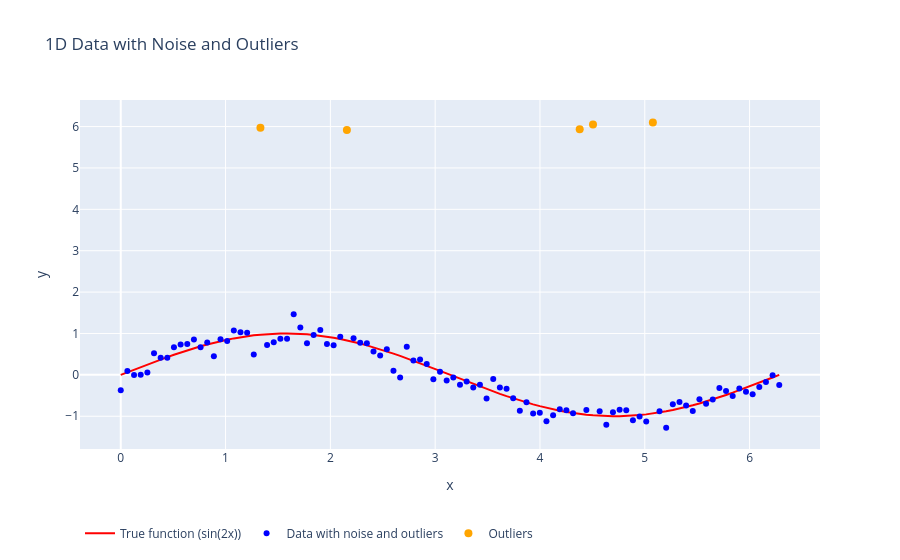

Notebook code cell kept with this figure:
### Code cell
# 1D Dataset Generation with Outliers
def generate_1d_data(func, n=100, noise_std=0.2, outlier_ratio=0.03):
    # Generate x values uniformly distributed between 0 and 2π
    x = np.linspace(0, 2 * np.pi, n)
    
    # True function: sine wave
    y_true = func(x)
    
    # Add Gaussian noise to y values
    y = y_true + np.random.normal(0, noise_std, x.shape[0])
    
    # Insert outliers
    n_outliers = int(n * outlier_ratio)
    outlier_indices = np.random.choice(n, n_outliers, replace=False)
    y[outlier_indices] = max(y_true) + 5 + np.random.uniform(-0.1, 0.1, n_outliers)
    
    return x, y, y_true, outlier_indices


# Generate 1D dataset with outliers
x, y, y_true, outlier_indices = generate_1d_data(np.sin, n=100, noise_std=0.2, outlier_ratio=0.05)

# Convert the data to numpy arrays for Plotly
x = x
y = y
y_true = y_true
outliers_x = x[outlier_indices]
outliers_y = y[outlier_indices]

# Create traces for plotly
true_func_trace = go.Scatter(x=x, y=y_true, mode='lines', name='True function (sin(2x))', line=dict(color='red'))
data_trace = go.Scatter(x=x, y=y, mode='markers', name='Data with noise and outliers', marker=dict(color='blue', size=6))
outliers_trace = go.Scatter(x=outliers_x, y=outliers_y, mode='markers', name='Outliers', marker=dict(color='orange', size=8))

# Combine the traces
fig = go.Figure(data=[true_func_trace, data_trace, outliers_trace])

# Update layout for better visualization
fig.update_layout(
    title="1D Data with Noise and Outliers",
    xaxis_title="x",
    yaxis_title="y",
    showlegend=True,
    legend=dict(
        x=0,
        y=-0.2,
        orientation="h"
    )
)

# Show plot
fig.show()
